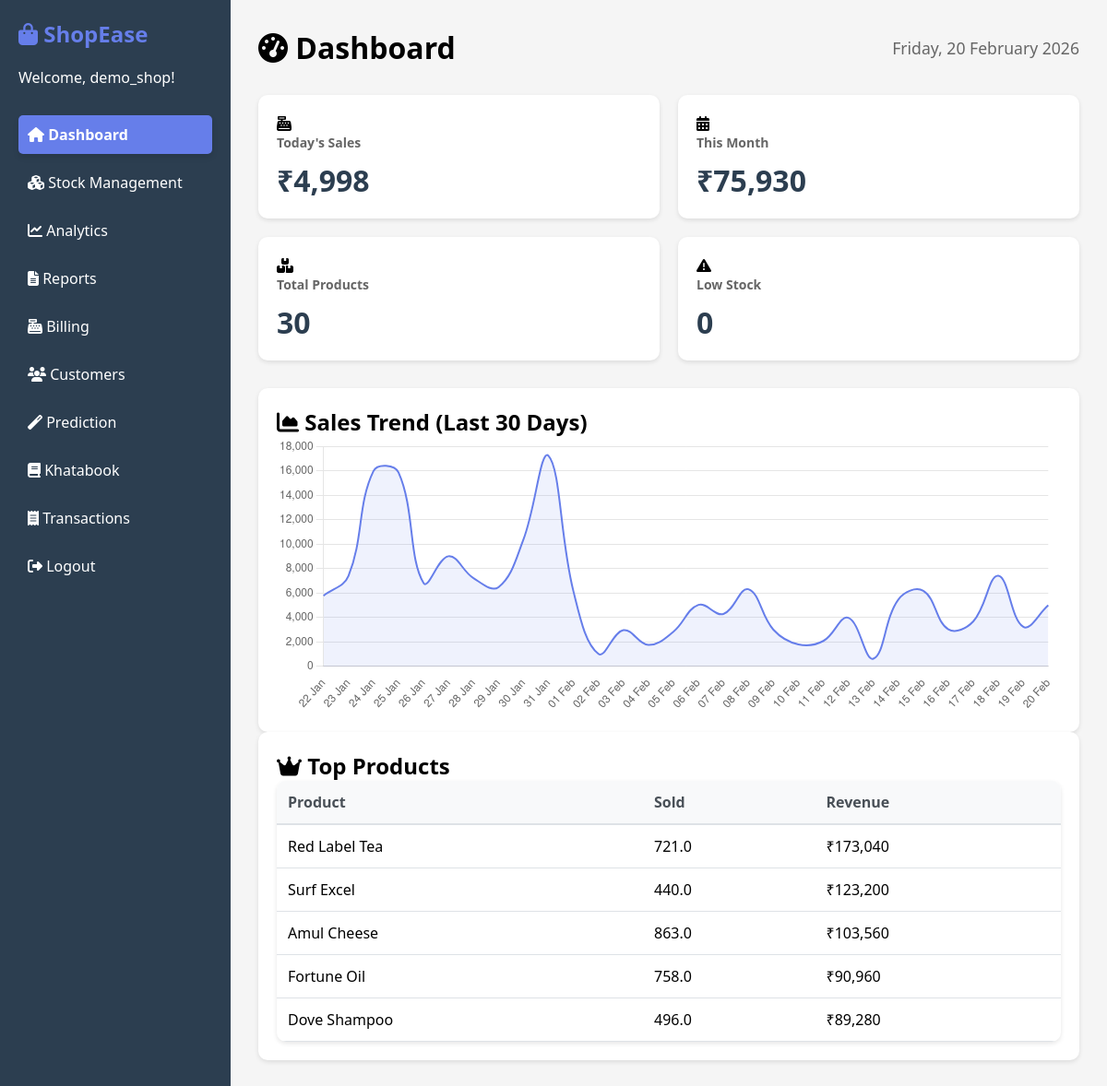
The page /dashboard (signed in) on the database its author committed.
### src/shopease/models.py (models this page shows)
class Product(db.Model):
    id = db.Column(db.Integer, primary_key=True)
    name = db.Column(db.String(200), nullable=False)
    category = db.Column(db.String(100))
    current_stock = db.Column(db.Float, default=0)
    unit = db.Column(db.String(20))
    selling_price = db.Column(db.Numeric(10, 2))
    cost_price = db.Column(db.Numeric(10, 2))
    user_id = db.Column(db.Integer, db.ForeignKey('user.id'))

### src/shopease/app.py (the view)
@app.route('/dashboard')
def dashboard():
    if 'user_id' not in session:
        return redirect('/login')
    user_id = session['user_id']
    today = datetime.now().date()
    today_sales_total = db.session.query(func.sum(Sale.total_amount)).filter(
        func.date(Sale.date) == today,
        Sale.user_id == user_id
    ).scalar() or 0
    current_month = datetime.now().month
    current_year = datetime.now().year
    month_sales_total = db.session.query(func.sum(Sale.total_amount)).filter(
        extract('month', Sale.date) == current_month,
        extract('year', Sale.date) == current_year,
        Sale.user_id == user_id
    ).scalar() or 0
    total_products = Product.query.filter_by(user_id=user_id).count()
    low_stock = Product.query.filter(
        Product.user_id == user_id,
        Product.current_stock < 10
    ).count()
    recent_sales = db.session.query(Sale, Product.name).join(Product).filter(
        Sale.user_id == user_id
    ).order_by(Sale.date.desc()).limit(5).all()
    recent_sales_data = []
    for sale, product_name in recent_sales:
        recent_sales_data.append({
            'product_name': product_name,
            'quantity': sale.quantity,
            'total': sale.total_amount,
            'time': sale.date.strftime('%H:%M')
        })
    daily_labels = []
    daily_data = []
    thirty_days_ago = datetime.now() - timedelta(days=30)
    daily_sales_query = db.session.query(
        func.date(Sale.date).label('date'),
        func.sum(Sale.total_amount).label('total')
    ).filter(
        Sale.user_id == user_id,
        Sale.date >= thirty_days_ago
    ).group_by(func.date(Sale.date)).all()
    sales_map = {r.date: r.total for r in daily_sales_query}
    for i in range(29, -1, -1):
        date = datetime.now() - timedelta(days=i)
        date_str = date.strftime('%Y-%m-%d')
        label = date.strftime('%d %b')
        total = sales_map.get(date_str, 0)
        daily_labels.append(label)
        daily_data.append(total)
    top_products_query = db.session.query(
        Product.name,
        func.sum(Sale.quantity).label('qty'),
        func.sum(Sale.total_amount).label('rev')
    ).join(Sale).filter(
        Sale.user_id == user_id
    ).group_by(Product.id).order_by(desc('rev')).limit(5).all()
    top_products_data = [
        {'name': p.name, 'quantity': p.qty, 'revenue': p.rev}
        for p in top_products_query
    ]
    return render_template('dashboard.html',
                         username=session['username'],
                         total_today=today_sales_total,
                         total_month=month_sales_total,
                         total_products=total_products,
                         low_stock=low_stock,
                         recent_sales=recent_sales_data,
                         daily_labels=daily_labels,
                         daily_data=daily_data,
                         top_products=top_products_data,
                         datetime=datetime)

### src/shopease/templates/dashboard.html (shortened to what this page needs)
{% extends "base.html" %}
{% block content %}
<div class="page-header">
    <h1><i class="fas fa-tachometer-alt"></i> Dashboard</h1>
    <div class="date-display">{{ datetime.now().strftime('%A, %d %B %Y') }}</div>
</div>
<div class="cards">
    <div class="card">
        <div class="card-icon"><i class="fas fa-cash-register"></i></div>
        <div class="card-info">
            <h3>Today's Sales</h3>
            <p class="big-number">₹{{ "{:,.0f}".format(total_today) }}</p>
        </div>
    </div>
    <div class="card">
        <div class="card-icon"><i class="fas fa-calendar-alt"></i></div>
        <div class="card-info">
            <h3>This Month</h3>
            <p class="big-number">₹{{ "{:,.0f}".format(total_month) }}</p>
        </div>
    </div>
    <div class="card">
        <div class="card-icon"><i class="fas fa-boxes"></i></div>
        <div class="card-info">
            <h3>Total Products</h3>
            <p class="big-number">{{ total_products }}</p>
        </div>
    </div>
    <div class="card {{ 'warning' if low_stock > 0 else '' }}">
        <div class="card-icon"><i class="fas fa-exclamation-triangle"></i></div>
        <div class="card-info">
            <h3>Low Stock</h3>
            <p class="big-number">{{ low_stock }}</p>
        </div>
    </div>
</div>
<div class="card mt-30 p-20">
    <div class="section-header">
        <h2><i class="fas fa-chart-area"></i> Sales Trend (Last 30 Days)</h2>
    </div>
    <div class="chart-container-dashboard" style="height: 300px; width: 100%;">
        <canvas id="dashboardChart"></canvas>
    </div>
</div>
<div class="mt-30">
    <div class="card">
        <div class="section-header">
            <h2><i class="fas fa-crown"></i> Top Products</h2>
        </div>
        <div class="table-responsive">
            <table class="styled-table">
                <thead>
                    <tr>
                        <th>Product</th>
                        <th>Sold</th>
                        <th>Revenue</th>
                    </tr>
                </thead>
                <tbody>
                    {% for product in top_products %}
                    <tr>
                        <td>{{ product.name }}</td>
                        <td>{{ product.quantity }}</td>
                        <td class="amount">₹{{ "{:,.0f}".format(product.revenue) }}</td>
                    </tr>
                    {% else %}
                    <tr>
                        <td colspan="3" class="text-center">No data available</td>
                    </tr>
                    {% endfor %}
                </tbody>
            </table>
        </div>
    </div>
</div>
{% endblock %}
{% block scripts %}
<script>
    const ctx = document.getElementById('dashboardChart').getContext('2d');
    new Chart(ctx, {
        type: 'line',
        data: {
            labels: {{ daily_labels|tojson }},
            datasets: [{
                label: 'Sales',
                data: {{ daily_data|tojson }},
                borderColor: '#667eea',
                backgroundColor: 'rgba(102, 126, 234, 0.1)',
                borderWidth: 2,
                tension: 0.4,
                fill: true,
                pointRadius: 0,
                pointHoverRadius: 5
            }]
        },
        options: {
            responsive: true,
            maintainAspectRatio: false,
            plugins: {
                legend: { display: false }
            },
            scales: {
                y: {
                    beginAtZero: true,
                    grid: { borderDash: [5, 5] }
                },
                x: {
                    grid: { display: false }
                }
            }
        }
    });
</script>
{% endblock %}

### src/shopease/templates/base.html (shortened to what this page needs)
<!doctype html>
<html lang="en">
  <head>
    <link
      rel="stylesheet"
      href="{{ url_for('static', filename='style.css') }}"
    />
    <link
      rel="stylesheet"
      href="https://cdnjs.cloudflare.com/ajax/libs/font-awesome/6.4.0/css/all.min.css"
    />
  </head>
  <body>
    <div class="dashboard">
      <div class="sidebar">
        <h2><i class="fas fa-shopping-bag"></i> ShopEase</h2>
        <div class="user-info">
          <p>Welcome, {{ session.get('username', 'User') }}!</p>
        </div>
        <ul>
          <li>
            <a
              href="/dashboard"
              class="{{ 'active' if request.endpoint == 'dashboard' else '' }}"
            >
              <i class="fas fa-home"></i> Dashboard
            </a>
          </li>
          <li>
            <a
              href="/stock"
              class="{{ 'active' if request.endpoint and 'stock' in request.endpoint else '' }}"
            >
              <i class="fas fa-cubes"></i> Stock Management
            </a>
          </li>
          <li>
            <a
              href="/analytics"
              class="{{ 'active' if request.endpoint and 'analytics' in request.endpoint else '' }}"
            >
              <i class="fas fa-chart-line"></i> Analytics
            </a>
          </li>
          <li>
            <a
              href="/reports"
              class="{{ 'active' if request.endpoint and 'reports' in request.endpoint else '' }}"
            >
              <i class="fas fa-file-alt"></i> Reports
            </a>
          </li>
          <li>
            <a
              href="{{ url_for('billing.index') }}"
              class="{{ 'active' if request.endpoint and ('billing' in request.endpoint or 'payment' in request.endpoint) else '' }}"
            >
              <i class="fas fa-cash-register"></i> Billing
            </a>
          </li>
          <li>
            <a
              href="{{ url_for('customers.index') }}"
              class="{{ 'active' if request.endpoint and 'customers' in request.endpoint else '' }}"
            >
              <i class="fas fa-users"></i> Customers
            </a>
          </li>
          <li>
            <a
              href="/prediction"
              class="{{ 'active' if request.endpoint and 'prediction' in request.endpoint else '' }}"
            >
              <i class="fas fa-magic"></i> Prediction
            </a>
          </li>
          <li>
            <a
              href="{{ url_for('khatabook.index') }}"
              class="{{ 'active' if request.endpoint and 'khatabook' in request.endpoint else '' }}"
            >
              <i class="fas fa-book"></i> Khatabook
            </a>
          </li>
          <li>
            <a
              href="{{ url_for('transactions.index') }}"
              class="{{ 'active' if request.endpoint and 'transactions' in request.endpoint else '' }}"
            >
              <i class="fas fa-receipt"></i> Transactions
            </a>
          </li>
          <li class="logout-item">
            <a href="/logout"> <i class="fas fa-sign-out-alt"></i> Logout </a>
          </li>
        </ul>
      </div>
      <div class="main-content">
         {% block content %}{% endblock %}
      </div>
    </div>
    {% block scripts %}{% endblock %}
  </body>
</html>

### src/shopease/static/style.css (style rules this page uses)
* { margin: 0; padding: 0; box-sizing: border-box; }
body { font-family: 'Segoe UI', Tahoma, Geneva, Verdana, sans-serif; background: #f5f5f5; }
.dashboard { display: flex; min-height: 100vh; }
.sidebar { width: 250px; background: #2c3e50; color: white; padding: 20px; }
.sidebar h2 { margin-bottom: 20px; color: #667eea; }
.sidebar ul { list-style: none; margin-top: 30px; }
.sidebar ul li { margin-bottom: 10px; }
.sidebar ul li a { color: white; text-decoration: none; padding: 10px; display: block; border-radius: 5px; transition: background 0.3s; }
.main-content { flex: 1; padding: 30px; background: #f5f5f5; }
.sidebar ul li a.active { background: #667eea; font-weight: bold; box-shadow: 0 4px 6px rgba(0,0,0,0.1); }
.cards { display: grid; grid-template-columns: repeat(auto-fit, minmax(250px, 1fr)); gap: 20px; margin-bottom: 30px; }
.card { background: white; padding: 20px; border-radius: 10px; box-shadow: 0 2px 5px rgba(0,0,0,0.1); }
.card h3 { color: #666; font-size: 14px; margin-bottom: 10px; }
.big-number { font-size: 32px; font-weight: bold; color: #2c3e50; }
table { width: 100%; background: white; border-radius: 10px; overflow: hidden; box-shadow: 0 2px 5px rgba(0,0,0,0.1); }
th { background: #2c3e50; color: white; padding: 12px; text-align: left; }
td { padding: 12px; border-bottom: 1px solid #ddd; }
.chart-container-dashboard { height: 300px; position: relative; }
.styled-table { width: 100%; border-collapse: collapse; }
.styled-table th { background: #f8f9fa; color: #495057; padding: 12px; text-align: left; border-bottom: 2px solid #dee2e6; }
.styled-table td { padding: 12px; border-bottom: 1px solid #dee2e6; }
.page-header { display: flex; justify-content: space-between; align-items: center; margin-bottom: 30px; }
.date-display { color: #666; font-size: 1.1em; }

### src/shopease/templates/dashboard.html (style rules this page uses)
.cards { display: grid; grid-template-columns: repeat(4, 1fr) !important; gap: 20px; margin-bottom: 30px; }
@media (max-width: 1200px) { .cards { grid-template-columns: repeat(2, 1fr) !important; } }

### rows shown on the page
Product: name "Red Label Tea", quantity "721.0", revenue "173,040"
Product: name "Surf Excel", quantity "440.0", revenue "123,200"
Product: name "Amul Cheese", quantity "863.0", revenue "103,560"
Product: name "Fortune Oil", quantity "758.0", revenue "90,960"
Product: name "Dove Shampoo", quantity "496.0", revenue "89,280"

### other values the page prints
{{ session.get('username', 'User') }} "demo_shop"
{{ "{:,.0f}".format(total_today) }} "4,998"
{{ "{:,.0f}".format(total_month) }} "75,930"
{{ total_products }} "30"
{{ low_stock }} "0"
